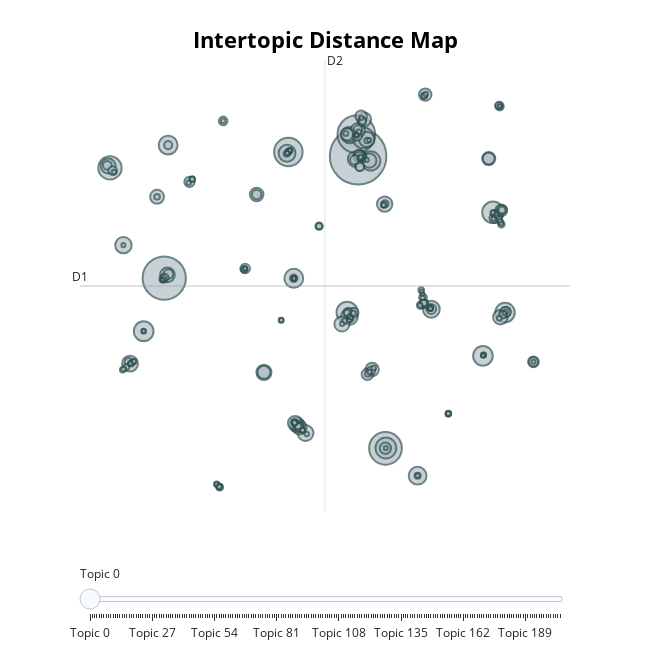

Write notebook code for a chart like this one.
### Code cell
topic_model.visualize_topics()

### Figure 1 — Plotly figure (JSON) as saved in the notebook; plotly's stock layout.template omitted (floating-point values rounded to 4 significant figures; data arrays with more than 128 entries replaced by an {"elided": "..."} marker saying what was removed)
{"data": [{"customdata": {"elided": "205x3 mixed values"}, "hovertemplate": "<b>Topic %{customdata[0]}</b><br>%{customdata[1]}<br>Size: %{customdata[2]}", "legendgroup": "", "marker": {"color": "#B0BEC5", "size": {"elided": "205 int values"}, "sizemode": "area", "sizeref": 1.463, "symbol": "circle", "line": {"color": "DarkSlateGrey", "width": 2}}, "mode": "markers", "name": "", "orientation": "v", "showlegend": false, "x": {"elided": "205 float values"}, "xaxis": "x", "y": {"elided": "205 float values"}, "yaxis": "y", "type": "scatter"}], "layout": {"xaxis": {"anchor": "y", "domain": [0.0, 1.0], "title": {"text": ""}, "visible": false, "range": [-14.55, 19.47]}, "yaxis": {"anchor": "x", "domain": [0.0, 1.0], "title": {"text": ""}, "visible": false, "range": [-13.23, 18.15]}, "legend": {"tracegroupgap": 0, "itemsizing": "constant"}, "margin": {"t": 60}, "title": {"font": {"size": 22, "color": "Black"}, "text": "<b>Intertopic Distance Map</b>", "y": 0.95, "x": 0.5, "xanchor": "center", "yanchor": "top"}, "hoverlabel": {"font": {"size": 16, "family": "Rockwell"}, "bgcolor": "white"}, "width": 650, "height": 650, "sliders": [{"active": 0, "pad": {"t": 50}, "steps": [{"args": [{"marker.color": {"elided": "1x205 str values"}}], "label": "Topic 0", "method": "update"}, {"args": [{"marker.color": {"elided": "1x205 str values"}}], "label": "Topic 1", "method": "update"}, {"args": [{"marker.color": {"elided": "1x205 str values"}}], "label": "Topic 2", "method": "update"}, {"args": [{"marker.color": {"elided": "1x205 str values"}}], "label": "Topic 3", "method": "update"}, {"args": [{"marker.color": {"elided": "1x205 str values"}}], "label": "Topic 4", "method": "update"}, {"args": [{"marker.color": {"elided": "1x205 str values"}}], "label": "Topic 5", "method": "update"}, {"args": [{"marker.color": {"elided": "1x205 str values"}}], "label": "Topic 6", "method": "update"}, {"args": [{"marker.color": {"elided": "1x205 str values"}}], "label": "Topic 7", "method": "update"}, {"args": [{"marker.color": {"elided": "1x205 str values"}}], "label": "Topic 8", "method": "update"}, {"args": [{"marker.color": {"elided": "1x205 str values"}}], "label": "Topic 9", "method": "update"}, {"args": [{"marker.color": {"elided": "1x205 str values"}}], "label": "Topic 10", "method": "update"}, {"args": [{"marker.color": {"elided": "1x205 str values"}}], "label": "Topic 11", "method": "update"}, {"args": [{"marker.color": {"elided": "1x205 str values"}}], "label": "Topic 12", "method": "update"}, {"args": [{"marker.color": {"elided": "1x205 str values"}}], "label": "Topic 13", "method": "update"}, {"args": [{"marker.color": {"elided": "1x205 str values"}}], "label": "Topic 14", "method": "update"}, {"args": [{"marker.color": {"elided": "1x205 str values"}}], "label": "Topic 15", "method": "update"}, {"args": [{"marker.color": {"elided": "1x205 str values"}}], "label": "Topic 16", "method": "update"}, {"args": [{"marker.color": {"elided": "1x205 str values"}}], "label": "Topic 17", "method": "update"}, {"args": [{"marker.color": {"elided": "1x205 str values"}}], "label": "Topic 18", "method": "update"}, {"args": [{"marker.color": {"elided": "1x205 str values"}}], "label": "Topic 19", "method": "update"}, {"args": [{"marker.color": {"elided": "1x205 str values"}}], "label": "Topic 20", "method": "update"}, {"args": [{"marker.color": {"elided": "1x205 str values"}}], "label": "Topic 21", "method": "update"}, {"args": [{"marker.color": {"elided": "1x205 str values"}}], "label": "Topic 22", "method": "update"}, {"args": [{"marker.color": {"elided": "1x205 str values"}}], "label": "Topic 23", "method": "update"}, {"args": [{"marker.color": {"elided": "1x205 str values"}}], "label": "Topic 24", "method": "update"}, {"args": [{"marker.color": {"elided": "1x205 str values"}}], "label": "Topic 25", "method": "update"}, {"args": [{"marker.color": {"elided": "1x205 str values"}}], "label": "Topic 26", "method": "update"}, {"args": [{"marker.color": {"elided": "1x205 str values"}}], "label": "Topic 27", "method": "update"}, {"args": [{"marker.color": {"elided": "1x205 str values"}}], "label": "Topic 28", "method": "update"}, {"args": [{"marker.color": {"elided": "1x205 str values"}}], "label": "Topic 29", "method": "update"}, {"args": [{"marker.color": {"elided": "1x205 str values"}}], "label": "Topic 30", "method": "update"}, {"args": [{"marker.color": {"elided": "1x205 str values"}}], "label": "Topic 31", "method": "update"}, {"args": [{"marker.color": {"elided": "1x205 str values"}}], "label": "Topic 32", "method": "update"}, {"args": [{"marker.color": {"elided": "1x205 str values"}}], "label": "Topic 33", "method": "update"}, {"args": [{"marker.color": {"elided": "1x205 str values"}}], "label": "Topic 34", "method": "update"}, {"args": [{"marker.color": {"elided": "1x205 str values"}}], "label": "Topic 35", "method": "update"}, {"args": [{"marker.color": {"elided": "1x205 str values"}}], "label": "Topic 36", "method": "update"}, {"args": [{"marker.color": {"elided": "1x205 str values"}}], "label": "Topic 37", "method": "update"}, {"args": [{"marker.color": {"elided": "1x205 str values"}}], "label": "Topic 38", "method": "update"}, {"args": [{"marker.color": {"elided": "1x205 str values"}}], "label": "Topic 39", "method": "update"}, {"args": [{"marker.color": {"elided": "1x205 str values"}}], "label": "Topic 40", "method": "update"}, {"args": [{"marker.color": {"elided": "1x205 str values"}}], "label": "Topic 41", "method": "update"}, {"args": [{"marker.color": {"elided": "1x205 str values"}}], "label": "Topic 42", "method": "update"}, {"args": [{"marker.color": {"elided": "1x205 str values"}}], "label": "Topic 43", "method": "update"}, {"args": [{"marker.color": {"elided": "1x205 str values"}}], "label": "Topic 44", "method": "update"}, {"args": [{"marker.color": {"elided": "1x205 str values"}}], "label": "Topic 45", "method": "update"}, {"args": [{"marker.color": {"elided": "1x205 str values"}}], "label": "Topic 46", "method": "update"}, {"args": [{"marker.color": {"elided": "1x205 str values"}}], "label": "Topic 47", "method": "update"}, {"args": [{"marker.color": {"elided": "1x205 str values"}}], "label": "Topic 48", "method": "update"}, {"args": [{"marker.color": {"elided": "1x205 str values"}}], "label": "Topic 49", "method": "update"}, {"args": [{"marker.color": {"elided": "1x205 str values"}}], "label": "Topic 50", "method": "update"}, {"args": [{"marker.color": {"elided": "1x205 str values"}}], "label": "Topic 51", "method": "update"}, {"args": [{"marker.color": {"elided": "1x205 str values"}}], "label": "Topic 52", "method": "update"}, {"args": [{"marker.color": {"elided": "1x205 str values"}}], "label": "Topic 53", "method": "update"}, {"args": [{"marker.color": {"elided": "1x205 str values"}}], "label": "Topic 54", "method": "update"}, {"args": [{"marker.color": {"elided": "1x205 str values"}}], "label": "Topic 55", "method": "update"}, {"args": [{"marker.color": {"elided": "1x205 str values"}}], "label": "Topic 56", "method": "update"}, {"args": [{"marker.color": {"elided": "1x205 str values"}}], "label": "Topic 57", "method": "update"}, {"args": [{"marker.color": {"elided": "1x205 str values"}}], "label": "Topic 58", "method": "update"}, {"args": [{"marker.color": {"elided": "1x205 str values"}}], "label": "Topic 59", "method": "update"}, {"args": [{"marker.color": {"elided": "1x205 str values"}}], "label": "Topic 60", "method": "update"}, {"args": [{"marker.color": {"elided": "1x205 str values"}}], "label": "Topic 61", "method": "update"}, {"args": [{"marker.color": {"elided": "1x205 str values"}}], "label": "Topic 62", "method": "update"}, {"args": [{"marker.color": {"elided": "1x205 str values"}}], "label": "Topic 63", "method": "update"}, {"args": [{"marker.color": {"elided": "1x205 str values"}}], "label": "Topic 64", "method": "update"}, {"args": [{"marker.color": {"elided": "1x205 str values"}}], "label": "Topic 65", "method": "update"}, {"args": [{"marker.color": {"elided": "1x205 str values"}}], "label": "Topic 66", "method": "update"}, {"args": [{"marker.color": {"elided": "1x205 str values"}}], "label": "Topic 67", "method": "update"}, {"args": [{"marker.color": {"elided": "1x205 str values"}}], "label": "Topic 68", "method": "update"}, {"args": [{"marker.color": {"elided": "1x205 str values"}}], "label": "Topic 69", "method": "update"}, {"args": [{"marker.color": {"elided": "1x205 str values"}}], "label": "Topic 70", "method": "update"}, {"args": [{"marker.color": {"elided": "1x205 str values"}}], "label": "Topic 71", "method": "update"}, {"args": [{"marker.color": {"elided": "1x205 str values"}}], "label": "Topic 72", "method": "update"}, {"args": [{"marker.color": {"elided": "1x205 str values"}}], "label": "Topic 73", "method": "update"}, {"args": [{"marker.color": {"elided": "1x205 str values"}}], "label": "Topic 74", "method": "update"}, {"args": [{"marker.color": {"elided": "1x205 str values"}}], "label": "Topic 75", "method": "update"}, {"args": [{"marker.color": {"elided": "1x205 str values"}}], "label": "Topic 76", "method": "update"}, {"args": [{"marker.color": {"elided": "1x205 str values"}}], "label": "Topic 77", "method": "update"}, {"args": [{"marker.color": {"elided": "1x205 str values"}}], "label": "Topic 78", "method": "update"}, {"args": [{"marker.color": {"elided": "1x205 str values"}}], "label": "Topic 79", "method": "update"}, {"args": [{"marker.color": {"elided": "1x205 str values"}}], "label": "Topic 80", "method": "update"}, {"args": [{"marker.color": {"elided": "1x205 str values"}}], "label": "Topic 81", "method": "update"}, {"args": [{"marker.color": {"elided": "1x205 str values"}}], "label": "Topic 82", "method": "update"}, {"args": [{"marker.color": {"elided": "1x205 str values"}}], "label": "Topic 83", "method": "update"}, {"args": [{"marker.color": {"elided": "1x205 str values"}}], "label": "Topic 84", "method": "update"}, {"args": [{"marker.color": {"elided": "1x205 str values"}}], "label": "Topic 85", "method": "update"}, {"args": [{"marker.color": {"elided": "1x205 str values"}}], "label": "Topic 86", "method": "update"}, {"args": [{"marker.color": {"elided": "1x205 str values"}}], "label": "Topic 87", "method": "update"}, {"args": [{"marker.color": {"elided": "1x205 str values"}}], "label": "Topic 88", "method": "update"}, {"args": [{"marker.color": {"elided": "1x205 str values"}}], "label": "Topic 89", "method": "update"}, {"args": [{"marker.color": {"elided": "1x205 str values"}}], "label": "Topic 90", "method": "update"}, {"args": [{"marker.color": {"elided": "1x205 str values"}}], "label": "Topic 91", "method": "update"}, {"args": [{"marker.color": {"elided": "1x205 str values"}}], "label": "Topic 92", "method": "update"}, {"args": [{"marker.color": {"elided": "1x205 str values"}}], "label": "Topic 93", "method": "update"}, {"args": [{"marker.color": {"elided": "1x205 str values"}}], "label": "Topic 94", "method": "update"}, {"args": [{"marker.color": {"elided": "1x205 str values"}}], "label": "Topic 95", "method": "update"}, {"args": [{"marker.color": {"elided": "1x205 str values"}}], "label": "Topic 96", "method": "update"}, {"args": [{"marker.color": {"elided": "1x205 str values"}}], "label": "Topic 97", "method": "update"}, {"args": [{"marker.color": {"elided": "1x205 str values"}}], "label": "Topic 98", "method": "update"}, {"args": [{"marker.color": {"elided": "1x205 str values"}}], "label": "Topic 99", "method": "update"}, {"args": [{"marker.color": {"elided": "1x205 str values"}}], "label": "Topic 100", "method": "update"}, {"args": [{"marker.color": {"elided": "1x205 str values"}}], "label": "Topic 101", "method": "update"}, {"args": [{"marker.color": {"elided": "1x205 str values"}}], "label": "Topic 102", "method": "update"}, {"args": [{"marker.color": {"elided": "1x205 str values"}}], "label": "Topic 103", "method": "update"}, {"args": [{"marker.color": {"elided": "1x205 str values"}}], "label": "Topic 104", "method": "update"}, {"args": [{"marker.color": {"elided": "1x205 str values"}}], "label": "Topic 105", "method": "update"}, {"args": [{"marker.color": {"elided": "1x205 str values"}}], "label": "Topic 106", "method": "update"}, {"args": [{"marker.color": {"elided": "1x205 str values"}}], "label": "Topic 107", "method": "update"}, {"args": [{"marker.color": {"elided": "1x205 str values"}}], "label": "Topic 108", "method": "update"}, {"args": [{"marker.color": {"elided": "1x205 str values"}}], "label": "Topic 109", "method": "update"}, {"args": [{"marker.color": {"elided": "1x205 str values"}}], "label": "Topic 110", "method": "update"}, {"args": [{"marker.color": {"elided": "1x205 str values"}}], "label": "Topic 111", "method": "update"}, {"args": [{"marker.color": {"elided": "1x205 str values"}}], "label": "Topic 112", "method": "update"}, {"args": [{"marker.color": {"elided": "1x205 str values"}}], "label": "Topic 113", "method": "update"}, {"args": [{"marker.color": {"elided": "1x205 str values"}}], "label": "Topic 114", "method": "update"}, {"args": [{"marker.color": {"elided": "1x205 str values"}}], "label": "Topic 115", "method": "update"}, {"args": [{"marker.color": {"elided": "1x205 str values"}}], "label": "Topic 116", "method": "update"}, {"args": [{"marker.color": {"elided": "1x205 str values"}}], "label": "Topic 117", "method": "update"}, {"args": [{"marker.color": {"elided": "1x205 str values"}}], "label": "Topic 118", "method": "update"}, {"args": [{"marker.color": {"elided": "1x205 str values"}}], "label": "Topic 119", "method": "update"}, {"args": [{"marker.color": {"elided": "1x205 str values"}}], "label": "Topic 120", "method": "update"}, {"args": [{"marker.color": {"elided": "1x205 str values"}}], "label": "Topic 121", "method": "update"}, {"args": [{"marker.color": {"elided": "1x205 str values"}}], "label": "Topic 122", "method": "update"}, {"args": [{"marker.color": {"elided": "1x205 str values"}}], "label": "Topic 123", "method": "update"}, {"args": [{"marker.color": {"elided": "1x205 str values"}}], "label": "Topic 124", "method": "update"}, {"args": [{"marker.color": {"elided": "1x205 str values"}}], "label": "Topic 125", "method": "update"}, {"args": [{"marker.color": {"elided": "1x205 str values"}}], "label": "Topic 126", "method": "update"}, {"args": [{"marker.color": {"elided": "1x205 str values"}}], "label": "Topic 127", "method": "update"}, {"args": [{"marker.color": {"elided": "1x205 str values"}}], "label": "Topic 128", "method": "update"}, {"args": [{"marker.color": {"elided": "1x205 str values"}}], "label": "Topic 129", "method": "update"}, {"args": [{"marker.color": {"elided": "1x205 str values"}}], "label": "Topic 130", "method": "update"}, {"args": [{"marker.color": {"elided": "1x205 str values"}}], "label": "Topic 131", "method": "update"}, {"args": [{"marker.color": {"elided": "1x205 str values"}}], "label": "Topic 132", "method": "update"}, {"args": [{"marker.color": {"elided": "1x205 str values"}}], "label": "Topic 133", "method": "update"}, {"args": [{"marker.color": {"elided": "1x205 str values"}}], "label": "Topic 134", "method": "update"}, {"args": [{"marker.color": {"elided": "1x205 str values"}}], "label": "Topic 135", "method": "update"}, {"args": [{"marker.color": {"elided": "1x205 str values"}}], "label": "Topic 136", "method": "update"}, {"args": [{"marker.color": {"elided": "1x205 str values"}}], "label": "Topic 137", "method": "update"}, {"args": [{"marker.color": {"elided": "1x205 str values"}}], "label": "Topic 138", "method": "update"}, {"args": [{"marker.color": {"elided": "1x205 str values"}}], "label": "Topic 139", "method": "update"}, {"args": [{"marker.color": {"elided": "1x205 str values"}}], "label": "Topic 140", "method": "update"}, {"args": [{"marker.color": {"elided": "1x205 str values"}}], "label": "Topic 141", "method": "update"}, {"args": [{"marker.color": {"elided": "1x205 str values"}}], "label": "Topic 142", "method": "update"}, {"args": [{"marker.color": {"elided": "1x205 str values"}}], "label": "Topic 143", "method": "update"}, {"args": [{"marker.color": {"elided": "1x205 str values"}}], "label": "Topic 144", "method": "update"}, {"args": [{"marker.color": {"elided": "1x205 str values"}}], "label": "Topic 145", "method": "update"}, {"args": [{"marker.color": {"elided": "1x205 str values"}}], "label": "Topic 146", "method": "update"}, {"args": [{"marker.color": {"elided": "1x205 str values"}}], "label": "Topic 147", "method": "update"}, {"args": [{"marker.color": {"elided": "1x205 str values"}}], "label": "Topic 148", "method": "update"}, {"args": [{"marker.color": {"elided": "1x205 str values"}}], "label": "Topic 149", "method": "update"}, {"args": [{"marker.color": {"elided": "1x205 str values"}}], "label": "Topic 150", "method": "update"}, {"args": [{"marker.color": {"elided": "1x205 str values"}}], "label": "Topic 151", "method": "update"}, {"args": [{"marker.color": {"elided": "1x205 str values"}}], "label": "Topic 152", "method": "update"}, {"args": [{"marker.color": {"elided": "1x205 str values"}}], "label": "Topic 153", "method": "update"}, {"args": [{"marker.color": {"elided": "1x205 str values"}}], "label": "Topic 154", "method": "update"}, {"args": [{"marker.color": {"elided": "1x205 str values"}}], "label": "Topic 155", "method": "update"}, {"args": [{"marker.color": {"elided": "1x205 str values"}}], "label": "Topic 156", "method": "update"}, {"args": [{"marker.color": {"elided": "1x205 str values"}}], "label": "Topic 157", "method": "update"}, {"args": [{"marker.color": {"elided": "1x205 str values"}}], "label": "Topic 158", "method": "update"}, {"args": [{"marker.color": {"elided": "1x205 str values"}}], "label": "Topic 159", "method": "update"}, {"args": [{"marker.color": {"elided": "1x205 str values"}}], "label": "Topic 160", "method": "update"}, {"args": [{"marker.color": {"elided": "1x205 str values"}}], "label": "Topic 161", "method": "update"}, {"args": [{"marker.color": {"elided": "1x205 str values"}}], "label": "Topic 162", "method": "update"}, {"args": [{"marker.color": {"elided": "1x205 str values"}}], "label": "Topic 163", "method": "update"}, {"args": [{"marker.color": {"elided": "1x205 str values"}}], "label": "Topic 164", "method": "update"}, {"args": [{"marker.color": {"elided": "1x205 str values"}}], "label": "Topic 165", "method": "update"}, {"args": [{"marker.color": {"elided": "1x205 str values"}}], "label": "Topic 166", "method": "update"}, {"args": [{"marker.color": {"elided": "1x205 str values"}}], "label": "Topic 167", "method": "update"}, {"args": [{"marker.color": {"elided": "1x205 str values"}}], "label": "Topic 168", "method": "update"}, {"args": [{"marker.color": {"elided": "1x205 str values"}}], "label": "Topic 169", "method": "update"}, {"args": [{"marker.color": {"elided": "1x205 str values"}}], "label": "Topic 170", "method": "update"}, {"args": [{"marker.color": {"elided": "1x205 str values"}}], "label": "Topic 171", "method": "update"}, {"args": [{"marker.color": {"elided": "1x205 str values"}}], "label": "Topic 172", "method": "update"}, {"args": [{"marker.color": {"elided": "1x205 str values"}}], "label": "Topic 173", "method": "update"}, {"args": [{"marker.color": {"elided": "1x205 str values"}}], "label": "Topic 174", "method": "update"}, {"args": [{"marker.color": {"elided": "1x205 str values"}}], "label": "Topic 175", "method": "update"}, {"args": [{"marker.color": {"elided": "1x205 str values"}}], "label": "Topic 176", "method": "update"}, {"args": [{"marker.color": {"elided": "1x205 str values"}}], "label": "Topic 177", "method": "update"}, {"args": [{"marker.color": {"elided": "1x205 str values"}}], "label": "Topic 178", "method": "update"}, {"args": [{"marker.color": {"elided": "1x205 str values"}}], "label": "Topic 179", "method": "update"}, {"args": [{"marker.color": {"elided": "1x205 str values"}}], "label": "Topic 180", "method": "update"}, {"args": [{"marker.color": {"elided": "1x205 str values"}}], "label": "Topic 181", "method": "update"}, {"args": [{"marker.color": {"elided": "1x205 str values"}}], "label": "Topic 182", "method": "update"}, {"args": [{"marker.color": {"elided": "1x205 str values"}}], "label": "Topic 183", "method": "update"}, {"args": [{"marker.color": {"elided": "1x205 str values"}}], "label": "Topic 184", "method": "update"}, {"args": [{"marker.color": {"elided": "1x205 str values"}}], "label": "Topic 185", "method": "update"}, {"args": [{"marker.color": {"elided": "1x205 str values"}}], "label": "Topic 186", "method": "update"}, {"args": [{"marker.color": {"elided": "1x205 str values"}}], "label": "Topic 187", "method": "update"}, {"args": [{"marker.color": {"elided": "1x205 str values"}}], "label": "Topic 188", "method": "update"}, {"args": [{"marker.color": {"elided": "1x205 str values"}}], "label": "Topic 189", "method": "update"}, {"args": [{"marker.color": {"elided": "1x205 str values"}}], "label": "Topic 190", "method": "update"}, {"args": [{"marker.color": {"elided": "1x205 str values"}}], "label": "Topic 191", "method": "update"}, {"args": [{"marker.color": {"elided": "1x205 str values"}}], "label": "Topic 192", "method": "update"}, {"args": [{"marker.color": {"elided": "1x205 str values"}}], "label": "Topic 193", "method": "update"}, {"args": [{"marker.color": {"elided": "1x205 str values"}}], "label": "Topic 194", "method": "update"}, {"args": [{"marker.color": {"elided": "1x205 str values"}}], "label": "Topic 195", "method": "update"}, {"args": [{"marker.color": {"elided": "1x205 str values"}}], "label": "Topic 196", "method": "update"}, {"args": [{"marker.color": {"elided": "1x205 str values"}}], "label": "Topic 197", "method": "update"}, {"args": [{"marker.color": {"elided": "1x205 str values"}}], "label": "Topic 198", "method": "update"}, {"args": [{"marker.color": {"elided": "1x205 str values"}}], "label": "Topic 199", "method": "update"}, {"args": [{"marker.color": {"elided": "1x205 str values"}}], "label": "Topic 200", "method": "update"}, {"args": [{"marker.color": {"elided": "1x205 str values"}}], "label": "Topic 201", "method": "update"}, {"args": [{"marker.color": {"elided": "1x205 str values"}}], "label": "Topic 202", "method": "update"}, {"args": [{"marker.color": {"elided": "1x205 str values"}}], "label": "Topic 203", "method": "update"}, {"args": [{"marker.color": {"elided": "1x205 str values"}}], "label": "Topic 204", "method": "update"}]}], "shapes": [{"line": {"color": "#CFD8DC", "width": 2}, "type": "line", "x0": 2.46, "x1": 2.46, "y0": -13.23, "y1": 18.15}, {"line": {"color": "#9E9E9E", "width": 2}, "type": "line", "x0": -14.55, "x1": 19.47, "y0": 2.46, "y1": 2.46}], "annotations": [{"showarrow": false, "text": "D1", "x": -14.55, "y": 2.46, "yshift": 10}, {"showarrow": false, "text": "D2", "x": 2.46, "xshift": 10, "y": 18.15}]}}
